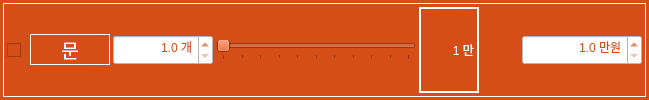
                 <widget class="QFrame" name="frame_128">
                  <property name="minimumSize">
                   <size>
                    <width>0</width>
                    <height>30</height>
                   </size>
                  </property>
                  <property name="maximumSize">
                   <size>
                    <width>16777215</width>
                    <height>16777215</height>
                   </size>
                  </property>
                  <property name="font">
                   <font>
                    <family>나눔고딕 ExtraBold</family>
                    <pointsize>9</pointsize>
                    <weight>9</weight>
                    <italic>false</italic>
                    <bold>false</bold>
                   </font>
                  </property>
                  <property name="styleSheet">
                   <string notr="true">background-color: rgb(213, 77, 23);
font: 75 9pt &quot;나눔고딕 ExtraBold&quot;;</string>
                  </property>
                  <layout class="QHBoxLayout" name="horizontalLayout_275">
                   <property name="leftMargin">
                    <number>3</number>
                   </property>
                   <property name="topMargin">
                    <number>3</number>
                   </property>
                   <property name="rightMargin">
                    <number>3</number>
                   </property>
                   <property name="bottomMargin">
                    <number>3</number>
                   </property>
                   <item>
                    <widget class="QFrame" name="horizontalFrame_26">
                     <property name="styleSheet">
                      <string notr="true">color: rgb(255, 255, 255);</string>
                     </property>
                     <property name="frameShape">
                      <enum>QFrame::Box</enum>
                     </property>
                     <layout class="QHBoxLayout" name="horizontalLayout_97">
                      <property name="spacing">
                       <number>3</number>
                      </property>
                      <property name="leftMargin">
                       <number>3</number>
                      </property>
                      <property name="topMargin">
                       <number>3</number>
                      </property>
                      <property name="rightMargin">
                       <number>3</number>
                      </property>
                      <property name="bottomMargin">
                       <number>3</number>
                      </property>
                      <item>
                       <widget class="QCheckBox" name="checkBox_demol_door">
                        <property name="minimumSize">
                         <size>
                          <width>20</width>
                          <height>30</height>
                         </size>
                        </property>
                        <property name="maximumSize">
                         <size>
                          <width>16777215</width>
                          <height>16777215</height>
                         </size>
                        </property>
                        <property name="styleSheet">
                         <string notr="true">color: rgb(255, 255, 255);</string>
                        </property>
                        <property name="text">
                         <string/>
                        </property>
                        <property name="checked">
                         <bool>false</bool>
                        </property>
                        <property name="tristate">
                         <bool>false</bool>
                        </property>
                       </widget>
                      </item>
                      <item>
                       <widget class="QLabel" name="label_23">
                        <property name="sizePolicy">
                         <sizepolicy hsizetype="Preferred" vsizetype="Fixed">
                          <horstretch>0</horstretch>
                          <verstretch>0</verstretch>
                         </sizepolicy>
                        </property>
                        <property name="minimumSize">
                         <size>
                          <width>80</width>
                          <height>30</height>
                         </size>
                        </property>
                        <property name="maximumSize">
                         <size>
                          <width>16777215</width>
                          <height>16777215</height>
                         </size>
                        </property>
                        <property name="font">
                         <font>
                          <family>구름 산스 500</family>
                          <pointsize>14</pointsize>
                          <weight>50</weight>
                          <italic>false</italic>
                          <bold>false</bold>
                         </font>
                        </property>
                        <property name="styleSheet">
                         <string notr="true">background-color: rgb(213, 77, 23);
color: rgb(255, 255, 255);
font: 14pt &quot;구름 산스 500&quot;;</string>
                        </property>
                        <property name="frameShape">
                         <enum>QFrame::Box</enum>
                        </property>
                        <property name="text">
                         <string>문</string>
                        </property>
                        <property name="alignment">
                         <set>Qt::AlignCenter</set>
                        </property>
                       </widget>
                      </item>
                      <item>
                       <widget class="QDoubleSpinBox" name="doubleSpinBox_demol_area_door">
                        <property name="minimumSize">
                         <size>
                          <width>100</width>
                          <height>30</height>
                         </size>
                        </property>
                        <property name="styleSheet">
                         <string notr="true">background-color: rgb(255, 255, 255);
color: rgb(213, 77, 23);
font: 12pt &quot;구름 산스 500&quot;;</string>
                        </property>
                        <property name="alignment">
                         <set>Qt::AlignRight|Qt::AlignTrailing|Qt::AlignVCenter</set>
                        </property>
                        <property name="prefix">
                         <string/>
                        </property>
                        <property name="suffix">
                         <string> 개</string>
                        </property>
                        <property name="decimals">
                         <number>1</number>
                        </property>
                        <property name="minimum">
                         <double>1.000000000000000</double>
                        </property>
                        <property name="maximum">
                         <double>20.000000000000000</double>
                        </property>
                        <property name="singleStep">
                         <double>1.000000000000000</double>
                        </property>
                        <property name="value">
                         <double>1.000000000000000</double>
                        </property>
                       </widget>
                      </item>
                      <item>
                       <widget class="QSlider" name="horizontalSlider_demol_door">
                        <property name="minimumSize">
                         <size>
                          <width>200</width>
                          <height>0</height>
                         </size>
                        </property>
                        <property name="maximumSize">
                         <size>
                          <width>200</width>
                          <height>16777215</height>
                         </size>
                        </property>
                        <property name="minimum">
                         <number>10</number>
                        </property>
                        <property name="maximum">
                         <number>20</number>
                        </property>
                        <property name="singleStep">
                         <number>1</number>
                        </property>
                        <property name="pageStep">
                         <number>1</number>
                        </property>
                        <property name="value">
                         <number>10</number>
                        </property>
                        <property name="orientation">
                         <enum>Qt::Horizontal</enum>
                        </property>
                        <property name="invertedAppearance">
                         <bool>false</bool>
                        </property>
                        <property name="invertedControls">
                         <bool>false</bool>
                        </property>
                        <property name="tickPosition">
                         <enum>QSlider::TicksBelow</enum>
                        </property>
                        <property name="tickInterval">
                         <number>1</number>
                        </property>
                       </widget>
                      </item>
                      <item>
                       <widget class="QLabel" name="label_demol_door">
                        <property name="minimumSize">
                         <size>
                          <width>60</width>
                          <height>0</height>
                         </size>
                        </property>
                        <property name="maximumSize">
                         <size>
                          <width>60</width>
                          <height>16777215</height>
                         </size>
                        </property>
                        <property name="styleSheet">
                         <string notr="true">font: 12pt &quot;구름 산스 500&quot;;</string>
                        </property>
                        <property name="frameShape">
                         <enum>QFrame::WinPanel</enum>
                        </property>
                        <property name="text">
                         <string>1 만</string>
                        </property>
                        <property name="alignment">
                         <set>Qt::AlignRight|Qt::AlignTrailing|Qt::AlignVCenter</set>
                        </property>
                       </widget>
                      </item>
                      <item>
                       <spacer name="horizontalSpacer_16">
                        <property name="orientation">
                         <enum>Qt::Horizontal</enum>
                        </property>
                        <property name="sizeType">
                         <enum>QSizePolicy::Expanding</enum>
                        </property>
                        <property name="sizeHint" stdset="0">
                         <size>
                          <width>40</width>
                          <height>20</height>
                         </size>
                        </property>
                       </spacer>
                      </item>
                      <item>
                       <widget class="QDoubleSpinBox" name="doubleSpinBox_demol_cost_door">
                        <property name="minimumSize">
                         <size>
                          <width>120</width>
                          <height>30</height>
                         </size>
                        </property>
                        <property name="styleSheet">
                         <string notr="true">background-color: rgb(255, 255, 255);
color: rgb(213, 77, 23);
font: 12pt &quot;구름 산스 500&quot;;</string>
                        </property>
                        <property name="alignment">
                         <set>Qt::AlignRight|Qt::AlignTrailing|Qt::AlignVCenter</set>
                        </property>
                        <property name="prefix">
                         <string/>
                        </property>
                        <property name="suffix">
                         <string> 만원</string>
                        </property>
                        <property name="decimals">
                         <number>1</number>
                        </property>
                        <property name="minimum">
                         <double>1.000000000000000</double>
                        </property>
                        <property name="maximum">
                         <double>500.000000000000000</double>
                        </property>
                        <property name="singleStep">
                         <double>1.000000000000000</double>
                        </property>
                        <property name="value">
                         <double>1.000000000000000</double>
                        </property>
                       </widget>
                      </item>
                     </layout>
                    </widget>
                   </item>
                  </layout>
                 </widget>
